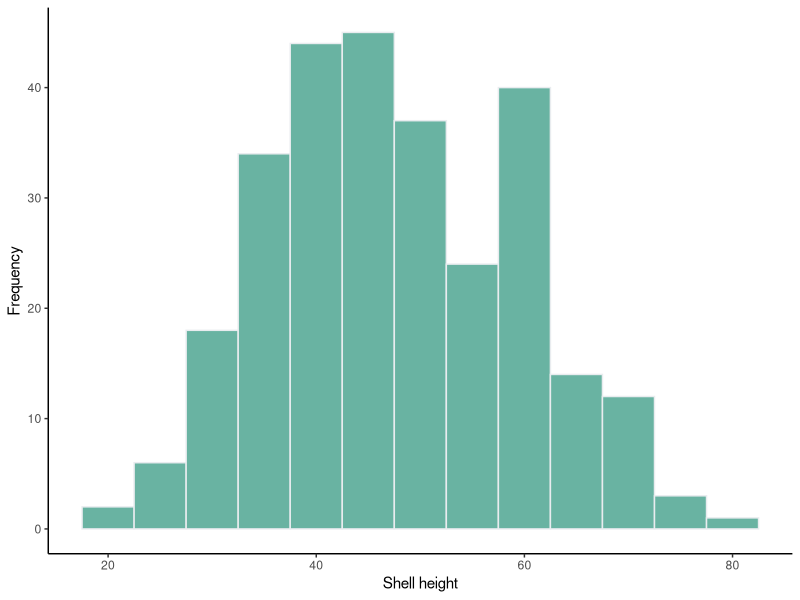
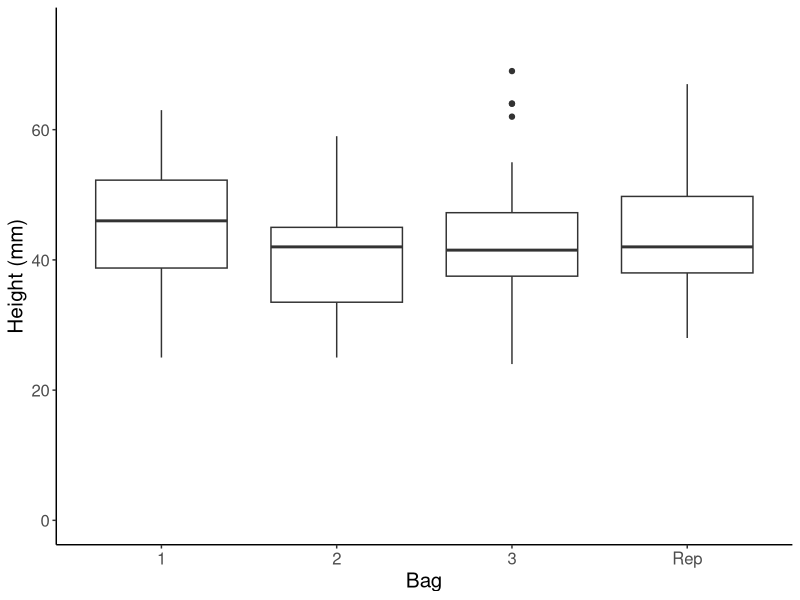
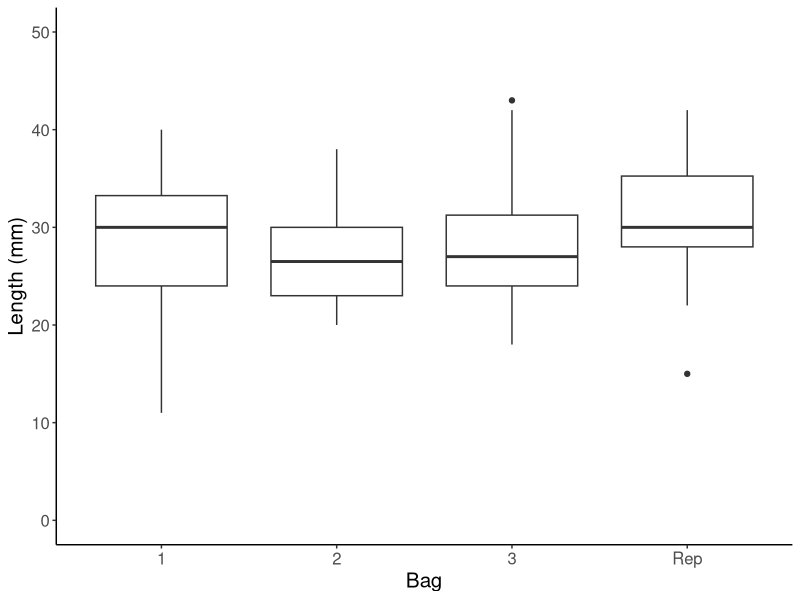
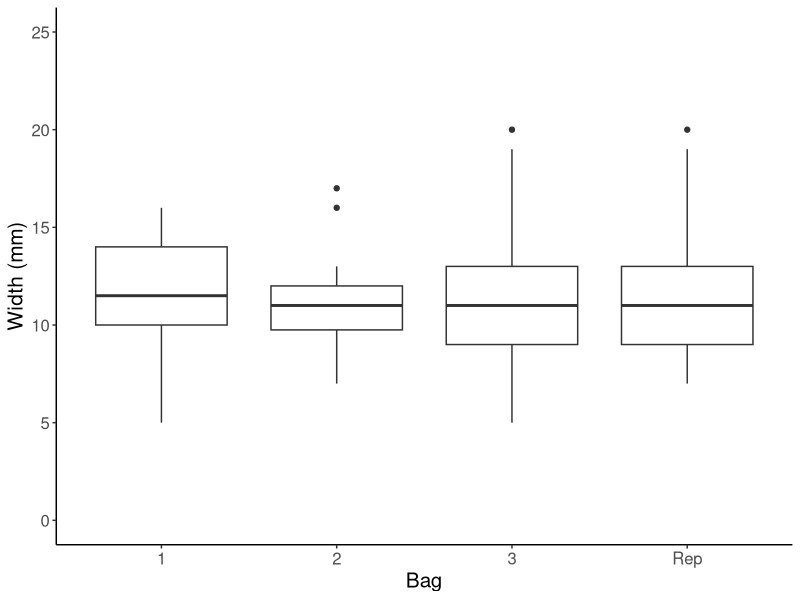
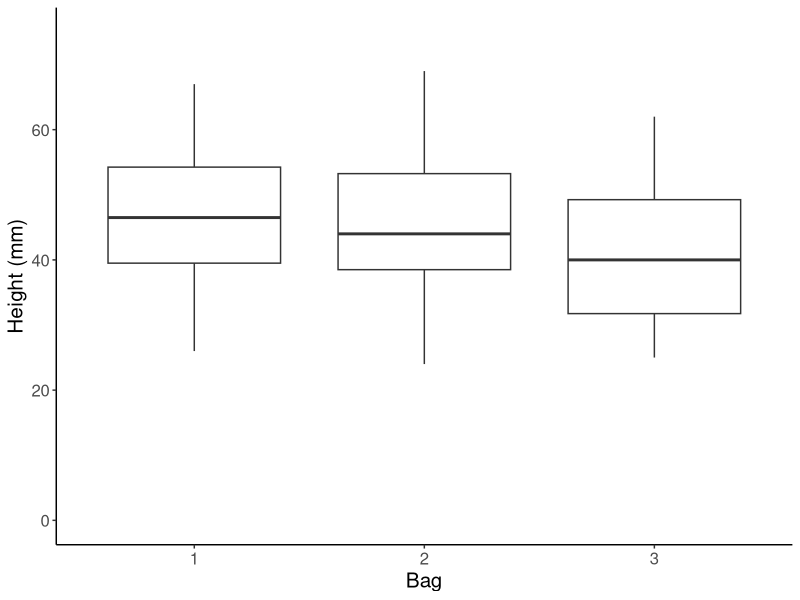
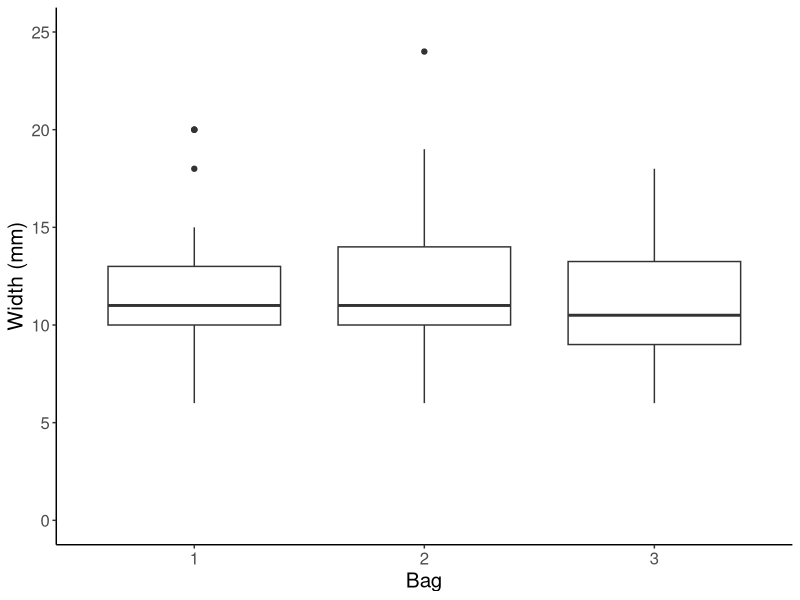
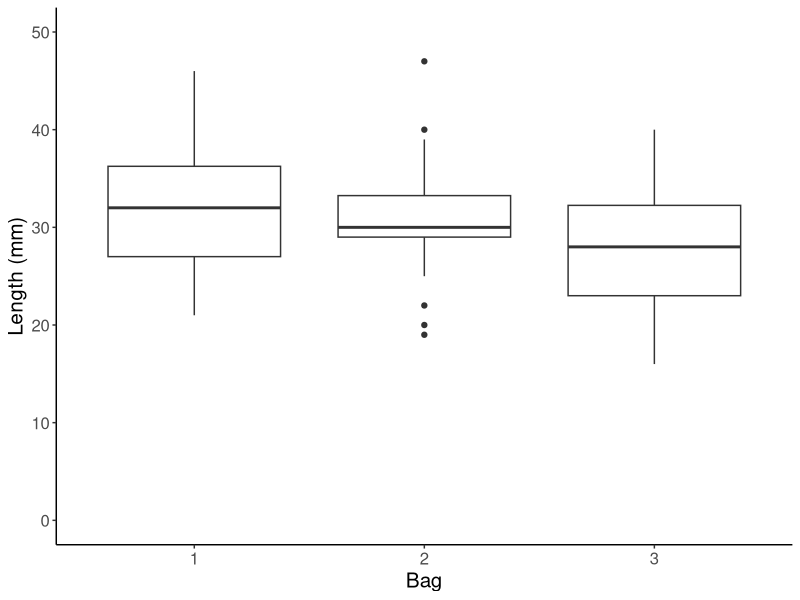
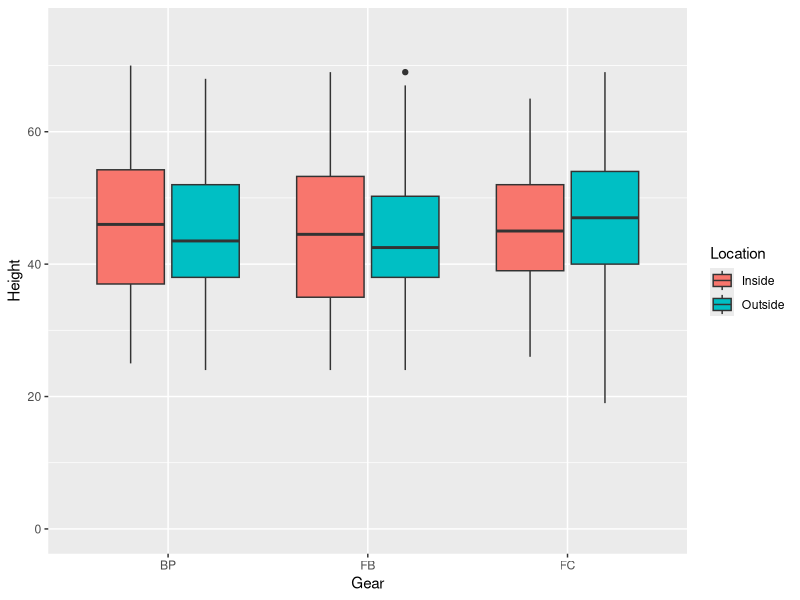

Here is the R script that generated these plots, in order:
## ---- chunk 1
initialHeights1<-c(63,32,48,61,71,41,58,69,33,34,70,61,61,51,39,45,61,60,61,67,60,55,40,69,55,29,60,46,46,53,75,42,21,35,72,61,48,46,47,73,55,31,43,37,52,56,52,40,63,48,50,19,59,59,47,63,41,41,26,35,48,64,44,60,40,49,47,35,55,45,60,42,42,46,49,56,48,45,40,37,60,59,37,28,51,61,45,35,26,54,41,44,58,39,41,47,34,47,50,52,55,43,44,45,41,26,50,38,41,58,42,37,36,48,28,24,32,29,45,70,64,67,24,35,63,56,41,37,47,55,38,75,47,43,40,39,65,50,42,42,40,60,28,36,60,64,48,48,50,49,33,34,40,43,59,46,30,38,58,43,45,35,34,37,48,58,58,42,46,57,44,24,40,40,41,37,59,57,68,40,45,49,50,35,35,30,36,30,32,70,34,41,54,29,43,52,32,37,38,70,42,32,56,37,35,58,50,38,42,43,55,60,43,68,46,60,53,55,59,55,32,50,41,64,37,59,57,52,55,50,38,60,61,37,60,62,55,45,63,47,35,62,61,65,36,62,59,42,39,49,35,50,49,46,43,45,34,44,44,30,41,49,45,41,42,48,32,80,69,69,50,46,57,45,59,63,56,51,45,51)
## ---- chunk 2
oysterAvgInitial<-mean(initialHeights1)
oysterAvgInitial
initialHeightSD<-sd(initialHeights1)
initialHeightSD
shapiro.test(initialHeights1)
## ---- chunk 3
upperLimit<-oysterAvgInitial+2*initialHeightSD
upperLimit
lowerLimit<-oysterAvgInitial-2*initialHeightSD
lowerLimit
## ---- chunk 4
initialHeights<-data.frame(initialHeights1)
## ---- chunk 5
library(ggplot2)
ggplot(initialHeights,aes(x=initialHeights1))+geom_histogram(binwidth = 5, fill="#69b3a2", color="#e9ecef")+theme_classic()+xlab("Shell height")+ylab("Frequency")
## ---- chunk 6
SamplingOne<-read.csv("6_14_22.csv")
FBout<-SamplingOne[SamplingOne$Treatment == "FBo",]
library(car)
NewBag<-as.character(FBout$Bag)
FBout$Bag<-NewBag
height.levene<-leveneTest(Height~Bag, data=FBout)
## ---- chunk 7
bag1height<- FBout[FBout$Bag == "1","Height"]
bag1height.normality<-shapiro.test(bag1height) #Normal
bag2height<- FBout[FBout$Bag == "2","Height"]
bag2height.normality<-shapiro.test(bag2height) #Normal
bag3height<- FBout[FBout$Bag == "3","Height"]
bag3height.normality<-shapiro.test(bag3height) #Normal
bag4height<- FBout[FBout$Bag == "Rep","Height"]
bag4height.normality<-shapiro.test(bag4height) #Normal
## ---- chunk 8
length.levene<-leveneTest(Length~Bag, data=FBout)
## ---- chunk 9
bag1length<- FBout[FBout$Bag == "1","Length"]
bag1length.normality<-shapiro.test(bag1length) #Normal
bag2length<- FBout[FBout$Bag == "2","Length"]
bag2length.normality<-shapiro.test(bag2length) #Normal
bag3length<- FBout[FBout$Bag == "3","Length"]
bag3length.normality<-shapiro.test(bag3length) #Normal
bag4length<- FBout[FBout$Bag == "Rep","Length"]
bag4length.normality<-shapiro.test(bag4length) #Normal
## ---- chunk 10
width.levene<-leveneTest(Width~Bag, data=FBout)
## ---- chunk 11
bag1width<- FBout[FBout$Bag == "1","Width"]
bag1width.normality<-shapiro.test(bag1width) #Normal
bag2width<- FBout[FBout$Bag == "2","Width"]
bag2width.normality<-shapiro.test(bag2width) #Not normal, p=0.0231
bag3width<- FBout[FBout$Bag == "3","Width"]
bag3width.normality<-shapiro.test(bag3width) #Normal
bag4width<- FBout[FBout$Bag == "Rep","Width"]
bag4width.normality<-shapiro.test(bag4width) #Not normal, p=0.04589
## ---- chunk 12
HeightResults<-aov(Height~Bag, data=FBout)
summary(HeightResults)
shapiro.test(HeightResults$residuals)
## ---- chunk 13
LengthResults<-aov(Length~Bag, data=FBout)
summary(LengthResults)
shapiro.test(LengthResults$residuals)
## ---- chunk 14
kruskal.test(Width~Bag, data=FBout)
## ---- chunk 15
ggplot(data = FBout, aes(x = Bag, y = Height))+geom_boxplot()+theme_classic()+xlab("Bag")+ylab("Height (mm)")+theme(text = element_text(size=15))+scale_y_continuous(limits=c(0,75))
ggplot(data = FBout, aes(x = Bag, y = Length))+geom_boxplot()+theme_classic()+xlab("Bag")+ylab("Length (mm)")+theme(text = element_text(size=15))+scale_y_continuous(limits=c(0,50))
ggplot(data = FBout, aes(x = Bag, y = Width))+geom_boxplot()+theme_classic()+xlab("Bag")+ylab("Width (mm)")+theme(text = element_text(size=15))+scale_y_continuous(limits=c(0,25))
## ---- chunk 16
FBin<-SamplingOne[SamplingOne$Treatment == "FBi",]
#Testing variances (all good)
leveneTest(Height~Bag, data=FBin)
leveneTest(Length~Bag, data=FBin)
leveneTest(Width~Bag, data=FBin)

#Testing height for normality (assumption violated)
bag1height_in<- FBin[FBin$Bag == "1","Height"]
shapiro.test(bag1height_in)
bag2height_in<- FBin[FBin$Bag == "2","Height"]
shapiro.test(bag2height_in)
bag3height_in<- FBin[FBin$Bag == "3","Height"]
shapiro.test(bag3height_in) #p=0.04558

#Testing length for normality (all good)
bag1length_in<- FBin[FBin$Bag == "1","Length"]
shapiro.test(bag1length)
bag2length_in<- FBin[FBin$Bag == "2","Length"]
shapiro.test(bag2length_in)
bag3length_in<- FBin[FBin$Bag == "3","Length"]
shapiro.test(bag3length_in)

#Testing width for normality (assumptions violated)
bag1width_in<- FBin[FBin$Bag == "1","Width"]
shapiro.test(bag1width_in) #Bag 1 not normal, p<0.001
bag2width_in<- FBin[FBin$Bag == "2","Width"]
shapiro.test(bag2width_in) #Bag 2 not normal, p=0.02344
bag3width_in<- FBin[FBin$Bag == "3","Width"]
shapiro.test(bag3width_in) #Bag 3 good
## ---- chunk 17
#Testing for significant differences between inside FB
FBin.height.interbag<-kruskal.test(Height~Bag, data=FBin)
FBin.length.interbag<-aov(Length~Bag, data=FBin)
summary(FBin.length.interbag)
FBin.width.interbag<-kruskal.test(Width~Bag, data=FBin)
## ---- chunk 18
ggplot(data = FBin, aes(x = Bag, y = Height))+geom_boxplot()+theme_classic()+xlab("Bag")+ylab("Height (mm)")+theme(text = element_text(size=15))+scale_y_continuous(limits=c(0,75))

ggplot(data = FBin, aes(x = Bag, y = Width))+geom_boxplot()+theme_classic()+xlab("Bag")+ylab("Width (mm)")+theme(text = element_text(size=15))+scale_y_continuous(limits=c(0,25))
## ---- chunk 19
ggplot(data = FBin, aes(x = Bag, y = Length))+geom_boxplot()+theme_classic()+xlab("Bag")+ylab("Length (mm)")+theme(text = element_text(size=15))+scale_y_continuous(limits=c(0,50))
## ---- chunk 20
SamplingNew<-SamplingOne[c(1:320,353:608),]
ggplot(data = SamplingNew, aes(x = Gear, y = Height, fill=Location))+geom_boxplot()+scale_y_continuous(limits=c(0,75))
## ---- chunk 21
ggplot(data = SamplingNew, aes(x = Gear, y = Length, fill=Location))+geom_boxplot()+scale_y_continuous(limits=c(0,50))
## ---- chunk 22
ggplot(data = SamplingNew, aes(x = Gear, y = Width, fill=Location))+geom_boxplot()+scale_y_continuous(limits=c(0,25))
## ---- chunk 23
ggplot(data = SamplingNew, aes(x = Gear, y = Cup.ratio, fill=Location))+geom_boxplot()+scale_y_continuous(limits=c(0,0.5))
## ---- chunk 24
ggplot(data = SamplingNew, aes(x = Gear, y = Shell.shape, fill=Location))+geom_boxplot()+scale_y_continuous(limits=c(0,8))
## ---- chunk 25
initialCI_list<-c(5.360, 6.037, 6.472, 6.021, 4.267, 6.924, 5.585, 5.862, 8.023, 6.955, 4.720, 5.820, 6.929, 6.101, 6.953, 7.536, 6.938, 6.538, 6.370, 7.339)
initialCI<-data.frame(initialCI_list)
meanInitialCI<-mean(initialCI_list)
SDInitialCI<-sd(initialCI_list)
shapiro.test(initialCI_list)
## ---- chunk 26
ggplot(initialCI,aes(x=initialCI_list))+geom_histogram(bins = 8, fill="#69b3a2", color="#e9ecef")+theme_classic()+xlab("Condition index")+ylab("Frequency")
## ---- chunk 27
library(Hmisc)
library(plotrix)
library(plyr)

turbidity<-read.csv("turbidity.csv")

#Function to calculate mean and standard error
data_summary <- function(data, varname, groupnames){
  require(plyr)
  summary_func <- function(x, col){
    c(mean = mean(x[[col]], na.rm=TRUE),
      SE = std.error(x[[col]], na.rm=TRUE))
  }
  data_sum<-ddply(data, groupnames, .fun=summary_func,
                  varname)
  data_sum <- rename(data_sum, c("mean" = varname))
  return(data_sum)
}
#Create summary data frame
df2<-data_summary(turbidity, varname="Turbidity", 
                    groupnames=c("Date", "Location"))

#Convert date to factor variable
df2$Date=as.factor(df2$Date)

#Plot
ggplot(df2, aes(x=Date, y=Turbidity, group=Location, color=Location)) + 
  geom_line() +
  geom_point()+
  geom_errorbar(aes(ymin=Turbidity-SE, ymax=Turbidity+SE), width=.2,
                position=position_dodge(0.05))+theme_classic()+scale_y_continuous(limits=c(0,4))
